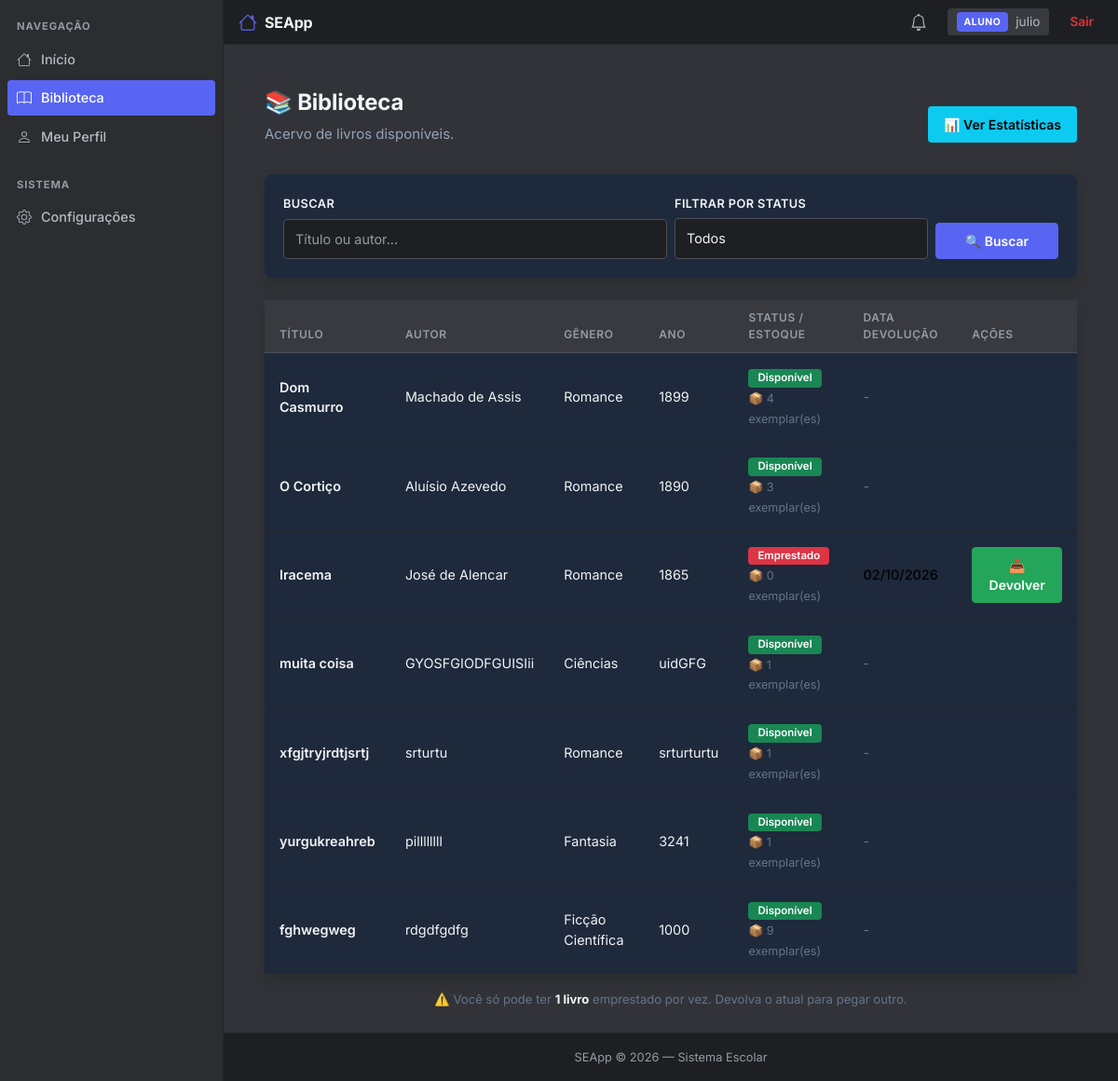
The app's page /biblioteca (signed in) with its own data.
### app/models/usuario.py (models this page shows, shortened)
class Usuario(db.Model):
    __tablename__ = 'usuarios'
    id = db.Column(db.Integer, primary_key=True)
    nome = db.Column(db.String(100), nullable=False)
    email = db.Column(db.String(120), unique=True, nullable=False)
    senha = db.Column(db.String(255), nullable=False)
    tipo = db.Column(db.String(20), nullable=False, default='aluno')
    foto = db.Column(db.String(200), nullable=True)
    criado_em = db.Column(db.DateTime, default=datetime.utcnow)
    @property
    def senha_criptografada(self):
        return self.senha

### app/models/livro.py (models this page shows, shortened)
class Livro(db.Model):
    __tablename__ = 'livros'
    id = db.Column(db.Integer, primary_key=True)
    titulo = db.Column(db.String(200), nullable=False)
    autor = db.Column(db.String(200), nullable=False)
    editora = db.Column(db.String(200), nullable=True)
    ano = db.Column(db.String(20), nullable=True)
    genero = db.Column(db.String(50), nullable=True)
    quantidade = db.Column(db.Integer, default=1)
    estoque = db.Column(db.Integer, default=1)
    prazo_devolucao = db.Column(db.Integer, default=7)
    emprestado = db.Column(db.Boolean, default=False)
    emprestado_para = db.Column(db.String(200), nullable=True)
    data_emprestimo = db.Column(db.Date, nullable=True)
    data_devolucao = db.Column(db.Date, nullable=True)

### app/routes/biblioteca.py (the view)
@biblioteca_bp.route("/biblioteca")
def listar():
    if 'usuario_id' not in session:
        return redirect(url_for('auth.login'))
    livros = Livro.query.all()
    busca = request.args.get("busca", "").lower()
    filtro = request.args.get("filtro", "todos")
    resultado = livros
    if busca:
        resultado = [l for l in resultado if busca in l.titulo.lower() or busca in (l.autor or "").lower()]
    if filtro == "disponivel":
        resultado = [l for l in resultado if l.estoque > 0]
    elif filtro == "emprestado":
        resultado = [l for l in resultado if l.estoque == 0]
    nome_aluno_logado = None
    if is_aluno():
        usuario_id = session.get('usuario_id')
        aluno = Aluno.query.filter_by(usuario_id=usuario_id).first()
        if aluno and aluno.usuario:
            nome_aluno_logado = aluno.usuario.nome
    aluno_tem_livro = False
    if is_aluno():
        usuario_id = session.get('usuario_id')
        aluno = Aluno.query.filter_by(usuario_id=usuario_id).first()
        if aluno and aluno.usuario:
            nome_aluno = aluno.usuario.nome.strip().lower()
            livro_emprestado = Livro.query.filter(
                Livro.emprestado_para.isnot(None),
                db.func.lower(Livro.emprestado_para) == nome_aluno
            ).first()
            if livro_emprestado:
                aluno_tem_livro = True
    livros_lista = []
    for livro in resultado:
        esta_emprestado = livro.emprestado_para is not None
        pode_devolver = False
        if esta_emprestado:
            if is_staff():
                pode_devolver = True
            elif is_aluno():
                usuario_id = session.get('usuario_id')
                aluno = Aluno.query.filter_by(usuario_id=usuario_id).first()
                if aluno and aluno.usuario:
                    nome_aluno = aluno.usuario.nome.strip().lower()
                    nome_emprestado = livro.emprestado_para.strip().lower()
                    if nome_aluno == nome_emprestado:
                        pode_devolver = True
        pode_emprestar = False
        if livro.estoque > 0:
            if is_staff():
                pode_emprestar = True
            elif is_aluno() and not aluno_tem_livro:
                pode_emprestar = True
        livros_lista.append({
            "id": livro.id,
            "titulo": livro.titulo,
            "autor": livro.autor,
            "editora": livro.editora,
            "ano": livro.ano,
            "genero": livro.genero,
            "quantidade": livro.quantidade,
            "estoque": livro.estoque,
            "estoque_display": livro.estoque,
            "emprestado": esta_emprestado,
            "data_devolucao_br": formatar_data_br(livro.data_devolucao),
            "pode_devolver": pode_devolver,
            "pode_emprestar": pode_emprestar
        })
    return render_template(
        "biblioteca/listar.html",
        livros=livros_lista,
        busca=busca,
        filtro=filtro,
        tipo=session.get("tipo"),
        nome_aluno_logado=nome_aluno_logado
    )

### app/routes/biblioteca.py (called while the page is built)
def is_staff():
    return session.get("tipo") in ["admin", "diretor", "professor"]

def is_aluno():
    return session.get("tipo") == "aluno"

def formatar_data_br(data):
    if not data:
        return "-"
    return data.strftime("%d/%m/%Y")

### templates/biblioteca/listar.html (shortened to what this page needs)
{% extends 'base.html' %}
{% block content %}
<div class="container mt-4">
    <div class="d-flex justify-content-between align-items-center mb-3">
        <div>
            <h1 class="fw-bold" style="color: #f1f5f9;">📚 Biblioteca</h1>
            <p style="color: #94a3b8;">Acervo de livros disponíveis.</p>
        </div>
        <div class="d-flex gap-2">
            <button type="button" class="btn btn-info" data-bs-toggle="modal" data-bs-target="#estatisticasModal">
                📊 Ver Estatísticas
            </button>
        </div>
    </div>
    <div class="card shadow border-0 mb-4" style="background: #1e293b;">
        <div class="card-body">
            <form method="GET" action="{{ url_for('biblioteca.listar') }}" class="row g-2 align-items-end">
                <div class="col-md-6">
                    <label class="form-label" style="color: #f1f5f9;">Buscar</label>
                    <input type="text" name="busca" class="form-control" placeholder="Título ou autor..." value="{{ busca }}" style="background: #0f172a; color: #f1f5f9; border: 1px solid #334155;">
                </div>
                <div class="col-md-4">
                    <label class="form-label" style="color: #f1f5f9;">Filtrar por status</label>
                    <select name="filtro" class="form-control" style="background: #0f172a; color: #f1f5f9; border: 1px solid #334155;">
                        <option value="todos"      {% if filtro == "todos"      %}selected{% endif %}>Todos</option>
                    </select>
                </div>
                <div class="col-md-2">
                    <button type="submit" class="btn btn-primary w-100">🔍 Buscar</button>
                </div>
            </form>
        </div>
    </div>
    <div class="card shadow border-0" style="background: #1e293b;">
        <div class="card-body p-0">
            <div class="table-responsive">
                <table class="table table-hover mb-0" style="background: #1e293b; color: #f1f5f9;">
                    <thead style="background: #0f172a;">
                        <tr>
                            <th style="color: #94a3b8;">Título</th>
                            <th style="color: #94a3b8;">Autor</th>
                            <th style="color: #94a3b8;">Gênero</th>
                            <th style="color: #94a3b8;">Ano</th>
                            <th style="color: #94a3b8;">Status / Estoque</th>
                            <th style="color: #94a3b8;">Data devolução</th>
                            <th style="color: #94a3b8;">Ações</th>
                        </tr>
                    </thead>
                    <tbody>
                        {% if livros %}
                            {% for livro in livros %}
                            <tr>
                                <td class="fw-semibold" style="color: #f1f5f9;">{{ livro.titulo }}</td>
                                <td style="color: #f1f5f9;">{{ livro.autor }}</td>
                                <td style="color: #f1f5f9;">{{ livro.genero }}</td>
                                <td style="color: #f1f5f9;">{{ livro.ano }}</td>
                                <td>
                                    {% if livro.emprestado %}
                                        <span class="badge bg-danger">Emprestado</span>
                                    {% else %}
                                        <span class="badge bg-success">Disponível</span>
                                    {% endif %}
                                    <br>
                                    <small style="color: #64748b;">📦 {{ livro.estoque_display or livro.estoque or 0 }} exemplar(es)</small>
                                </td>
                                <td>
                                    {% if livro.emprestado %}
                                        <span style="color: #000000; font-weight: 500;">{{ livro.data_devolucao_br or '-' }}</span>
                                    {% else %}
                                        <span style="color: #64748b;">-</span>
                                    {% endif %}
                                </td>
                                <td>
                                    <div class="d-flex gap-2 flex-wrap">
                                        {% if livro.emprestado and livro.pode_devolver %}
                                        <form action="{{ url_for('biblioteca.devolver_livro', livro_id=livro.id) }}" method="POST">
                                            <button type="submit" class="btn btn-sm btn-success">📥 Devolver</button>
                                        </form>
                                        {% endif %}
                                    </div>
                                </td>
                            </tr>
                            {% endfor %}
                        {% endif %}
                    </tbody>
                </table>
            </div>
        </div>
    </div>
    {% if session.get('tipo') == 'aluno' %}
    <div class="mt-3 text-center">
        <small style="color: #64748b;">
            ⚠️ Você só pode ter <strong style="color: #f1f5f9;">1 livro</strong> emprestado por vez. Devolva o atual para pegar outro.
        </small>
    </div>
    {% endif %}
</div>
{% endblock %}

### templates/components/topbar.html (shortened to what this page needs)
<header class="topbar">
    <a class="topbar-brand" href="{{ url_for('dashboard.index') }}">
        SEApp
    </a>
    <div class="topbar-right">
        <a href="{{ url_for('notificacoes.listar') }}" id="sinoNotificacoes" style="position: relative; display: flex; align-items: center; padding: 6px 10px; border-radius: 4px; color: var(--text-2);" onmouseover="this.style.background='var(--surface)'" onmouseout="this.style.background='transparent'">
        </a>
        <div class="topbar-user">
            <span class="topbar-badge {% if session.get('tipo') in ['admin','diretor'] %}badge-admin{% else %}badge-aluno{% endif %}">
                {{ session.get("tipo", "").upper() }}
            </span>
            <span>{{ session["usuario"] }}</span>
        </div>
        <a href="{{ url_for('auth.logout') }}" class="topbar-logout">Sair</a>
    </div>
</header>

### records on screen
Usuario: get "ALUNO"
Livro: titulo "Dom Casmurro", autor "Machado de Assis", genero "Romance", ano "1899", shows "Disponível", estoque "4"
Livro: titulo "O Cortiço", autor "Aluísio Azevedo", genero "Romance", ano "1890", shows "Disponível", estoque_display "3"
Livro: titulo "Iracema", autor "José de Alencar", genero "Romance", ano "1865", shows "Emprestado", estoque "0", data_devolucao "02/10/2026"
Livro: titulo "muita coisa", autor "GYOSFGIODFGUISIii", genero "Ciências", ano "uidGFG", shows "Disponível", estoque_display "1"
Livro: titulo "xfgjtryjrdtjsrtj", autor "srturtu", genero "Romance", ano "srturturtu", shows "Disponível", estoque_display "1"
Livro: titulo "yurgukreahreb", autor "pillllllll", genero "Fantasia", ano "3241", shows "Disponível", estoque_display "1"
Livro: titulo "fghwegweg", autor "rdgdfgdfg", genero "Ficção Científica", ano "1000", shows "Disponível", estoque_display "9"

### other values on screen
{{ session["usuario"] }} "julio"
